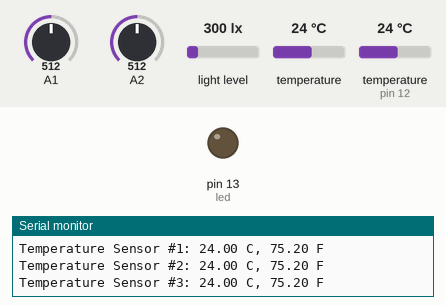
Simulated run of this sketch. Board: Arduino Uno, built with avr-gcc and run on an emulated ATmega328P. Parts: output pins drawn as LEDs (lit = HIGH), the last lines printed to the serial monitor. Wiring (inferred from the names in the program): TSL2561 light sensor at I2C address 0x39; TMP102 temperature sensor at I2C address 0x48; TMP102 temperature sensor at I2C address 0x49. The test bench sets the inputs (shaded band); at power-on: A1 = 512, A2 = 512, light level 300 lx, temperature 24 °C, temperature (sensor on pin 12) 24 °C. The local clock reads 2024-03-15 10:24:30 at power-on unless the sketch sets it.

Above: at 0.4 s.
At 13.1 s:
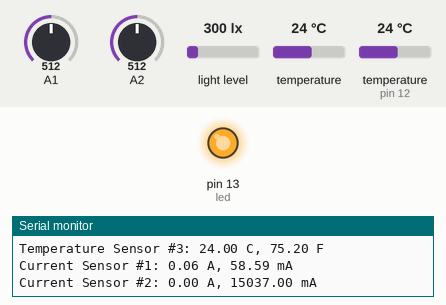
Timing chart, 0 to 14.2 s (numbered marks = the images above):
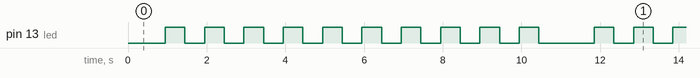

Measured:
- by itself, pin 13 (led): repeats every 10.9 s: 9 × (LOW 0.50 s, HIGH 0.50 s), LOW 1.4 s, HIGH 0.50 s
- by itself, everything shown: repeats every 10.9 s, in 20 steps

The sketch:

Mega20130113.ino
```cpp
/*BUILT-IN HEADERS*/
#include <Wire.h> //I2C communication
#include <SoftwareSerial.h> //Serial communication

/*CUSTOM HEADERS*/
#include "RTClib.h" //Digital Clock
#include "TSL2561.h" //Luminosity Sensor
#include "OneWire.h" //1-Wire library for DS18S20 Temperture Sensor

/*GLOBAL VARIABLES*/
float value_amplifier1 = 30.00/512.00; //Coefficient for current convertion (ACS714)
float value_amplifier2 = 30.00/1024.00; //Coefficient for current convertion (ACS715)
int currentSensor1 = A1; //Current Senser (ACS714): Analog Input A1
int currentSensor2 = A2; //Current Sensor (ACS715): Analog Input A2
int tmp102Address1 = 72; //Temperture Sensor(TMP102): ADD0 connected to NOTHING
int tmp102Address2 = 73; //Temperture Sensor(TMP102): ADD0 connected to VCC
int DS18S20_Pin = 12; //DS18S20 Signal Pin on digital 13
int led = 13; //LED indicator light

/*Devices I/O*/
RTC_DS1307 RTC; //Digital clock
TSL2561 tsl(TSL2561_ADDR_FLOAT);  //Luminosity sensor
SoftwareSerial serial(19,18); //19=RX1, 18=TX1 - CURRENT DEVICE: SDCard
OneWire ds(DS18S20_Pin);  //DS18S20 OwnWire Temperture Sensor #1

/*SETUP: Run these commands only once*/
void setup(){

  analogReference(DEFAULT); //Set analog reference voltage as 5V
  Serial.begin(9600); //Begin serial communication
  Wire.begin(); //Begin i2c communication
  RTC.begin(); //Begin communication with the Digital xlock
  tsl.begin(); //Begin communication with the Luminosity sensor
  pinMode(led, OUTPUT); //Set pin 13 as digital output for the LED

  if (! RTC.isrunning()){ //Report if the Digital xlock is not detected
    serial.println("The RTC module is not detected.");
  }

  if (! tsl.begin()){ //Report if the Luminsity sensor is not detected
    Serial.println("The Luminsity sensor is not detected.");
  }

  //Setting for the Luminosity sensor
  tsl.setGain(TSL2561_GAIN_0X); //Gain = 0x
  tsl.setTiming(TSL2561_INTEGRATIONTIME_13MS); //Integration time = 13ms

  //Date & Time adjustment command line:
  //RTC.adjust(DateTime(__DATE__, __TIME__));
}

/*LOOP: Run this loop until power is disconnected from the Arduino*/
void loop(){

  printDate(); //Date and Time (from Digital Clock)

  uint32_t lum = tsl.getFullLuminosity(); //Call the function to get reading
  uint16_t ir, full;
  ir = lum >> 16;
  full = lum & 0xFFFF; //Unit conversion
  Serial.print("Full Spectrum: ");
  Serial.print(full);
  Serial.print("\t");
  Serial.print("Visible Light: ");
  Serial.print(full - ir);
  Serial.print("\t");
  Serial.print("Infrared: ");
  Serial.print(ir);
  Serial.print("\t");
  Serial.print("Lux: ");
  Serial.println(tsl.calculateLux(full, ir));

  float celsius1 = getTemperature102(tmp102Address1); //Temperature Sensor (TMP102)
  Serial.print("Temperature Sensor #1: ");
  Serial.print(celsius1);
  Serial.print(" C, ");
  float fahrenheit1 = (1.8 * celsius1) + 32; //Convertion from C to F
  Serial.print(fahrenheit1);
  Serial.println(" F");

  float celsius2 = getTemperature102(tmp102Address2); //Temperature Sensor (TMP102)
  Serial.print("Temperature Sensor #2: ");
  Serial.print(celsius2);
  Serial.print(" C, ");
  float fahrenheit2 = (1.8 * celsius2) + 32; //Convertion from C to F
  Serial.print(fahrenheit2);
  Serial.println(" F");

  float celsius3 = getTemperatureDS18S20();
  Serial.print("Temperature Sensor #3: ");
  Serial.print(celsius3);
  Serial.print(" C, ");
  float fahrenheit3 = (1.8 * celsius3) + 32; //Convertion from C to F
  Serial.print(fahrenheit3);
  Serial.println(" F");

  float value1 = getCurrent714(currentSensor1); //Obtain digital representation of current value
  float calibrated_value1 = map((long)value1, -512, 512, -511, 513); //Calibration specificly for sensor #1 only
  float current1 = calibrated_value1*value_amplifier1; //Convert digital value to real current
  Serial.print("Current Sensor #1: "); //1st current sensor
  Serial.print(current1);
  Serial.print(" A, ");
  float current1_m = current1*1000.00; //Convertion from A to mA
  Serial.print(current1_m);
  Serial.println(" mA");

  float value2 = getCurrent715(currentSensor2); //Obtain digital representation of current value
  float calibrated_value2 = map((long)value2, 0, 1023, 0, 1023); //Calibration specificly for sensor #2 only
  float current2_m = (((long)calibrated_value2 * 5000/1024)-500) * 1000 / 133; //Convert digital value to real current in mA
  float current2 = (float)current2/1000.00; //Convertion from mA to A
  Serial.print("Current Sensor #2: "); //1st current sensor
  Serial.print(current2);
  Serial.print(" A, ");
  Serial.print(current2_m);
  Serial.println(" mA");
  Serial.println(); //New line

  for(int counter=0; counter<10; counter++){
    digitalWrite(led, HIGH); //turn the LED on
    delay(500);  //wait for half a second
    digitalWrite(led, LOW); //turn the LED off
    delay(500); //wait for half a second
  }
}

/*FUNCTION: Digital Clock*/
void printDate(){
  DateTime now = RTC.now();
  //Print the time information in decimal value:
  Serial.print("Date: ");
  Serial.print(now.month(), DEC);
  Serial.print("/");
  Serial.print(now.day(), DEC);
  Serial.print("/");
  Serial.println(now.year(), DEC);
  Serial.print("Time: ");
  Serial.print(now.hour(), DEC);
  Serial.print(":");
  //If time less than 10 mins, print 0:
  if (now.minute() < 10){
    Serial.print("0");
  }
  Serial.print(now.minute(), DEC);
  Serial.print(":");
  // if time less than 10 secs, print 0:
  if (now.second() < 10){
    Serial.print("0");
  }
  Serial.println(now.second(), DEC);
}

/*FUNCTION: Temperature Sensor (TMP102: I2C)*/
float getTemperature102(int tmp102Address){
  Wire.requestFrom(tmp102Address,2);
  byte MSB = Wire.read();
  byte LSB = Wire.read();
  int TemperatureSum = ((MSB << 8) | LSB) >> 4;
  float celsius = TemperatureSum*0.0625;
  return celsius;
}

/*FUNCTION: Temperature Sensor (DS18S20: 1-Wire)*/
float getTemperatureDS18S20(){
  //returns the temperature from one DS18S20 in DEG Celsius
  byte data[12];
  byte addr[8];
  if ( !ds.search(addr)) {
    //no more sensors on chain, reset search
    ds.reset_search();
    return -1000;
  }
  if ( OneWire::crc8( addr, 7) != addr[7]) {
    Serial.println("CRC is not valid!");
    return -1000;
  }
  if ( addr[0] != 0x10 && addr[0] != 0x28) {
    Serial.print("Device is not recognized");
    return -1000;
  }
  ds.reset();
  ds.select(addr);
  ds.write(0x44,1); // start conversion, with parasite power on at the end
  byte present = ds.reset();
  ds.select(addr);
  ds.write(0xBE); // Read Scratchpad
  for (int i = 0; i < 9; i++) { // we need 9 bytes
    data[i] = ds.read();
  }
  ds.reset_search();
  byte MSB = data[1];
  byte LSB = data[0];
  float tempRead = ((MSB << 8) | LSB); //using two's compliment
  float TemperatureSum = tempRead / 16;
  return TemperatureSum;
}

/*FUNCTION: Current Sensor (ACS714: -/+30A)*/
float getCurrent714(int currentSensor){
  int value_sum1 = 0;
  int value_sum2 = 0;
  int value_sum3 = 0;
  int value_sum4 = 0;
  for(int i=0; i<30; i++){
    int value = analogRead(currentSensor); //Read from the specificed analog input pin
    value_sum1 += value;
    delay(3);
  }
  int value1 = value_sum1/30;
  for(int i=0; i<30; i++){
    int value = analogRead(currentSensor); //Read from the specificed analog input pin
    value_sum2 += value;
    delay(3);
  }
  int value2 = value_sum2/30;
  for(int i=0; i<30; i++){
    int value = analogRead(currentSensor); //Read from the specificed analog input pin
    value_sum3 += value;
    delay(3);
  }
  int value3 = value_sum3/30;
  for(int i=0; i<30; i++){
    int value = analogRead(currentSensor); //Read from the specificed analog input pin
    value_sum4 += value;
    delay(3);
  }
  int value4 = value_sum4/30;
  float value_sum = (value1+value2+value3+value4)*0.25;
  float value_adjusted = map((long)value_sum, 0, 1023, -512, 512); //General mapping for ACS714
  return value_adjusted; //return digital value reading
}

/*FUNCTION: Current Sensor (ACS715: +30A)*/
float getCurrent715(int currentSensor){
  int value_sum1 = 0;
  int value_sum2 = 0;
  int value_sum3 = 0;
  int value_sum4 = 0;
  for(int i=0; i<30; i++){
    int value = analogRead(currentSensor); //Read from the specificed analog input pin
    value_sum1 += value;
    delay(3);
  }
  int value1 = value_sum1/30;
  for(int i=0; i<30; i++){
    int value = analogRead(currentSensor); //Read from the specificed analog input pin
    value_sum2 += value;
    delay(3);
  }
  int value2 = value_sum2/30;
  for(int i=0; i<30; i++){
    int value = analogRead(currentSensor); //Read from the specificed analog input pin
    value_sum3 += value;
    delay(3);
  }
  int value3 = value_sum3/30;
  for(int i=0; i<30; i++){
    int value = analogRead(currentSensor); //Read from the specificed analog input pin
    value_sum4 += value;
    delay(3);
  }
  int value4 = value_sum4/30;
  float value_sum = (value1+value2+value3+value4)*0.25;
  return value_sum; //return digital value reading
}
```

TSL2561.cpp
```cpp
/**************************************************************************/
/*!
    @file     tsl2561.c
    @author   K. Townsend (microBuilder.eu / adafruit.com)

    @section LICENSE

    Software License Agreement (BSD License)

    Copyright (c) 2010, microBuilder SARL, Adafruit Industries
    All rights reserved.

    Redistribution and use in source and binary forms, with or without
    modification, are permitted provided that the following conditions are met:
    1. Redistributions of source code must retain the above copyright
    notice, this list of conditions and the following disclaimer.
    2. Redistributions in binary form must reproduce the above copyright
    notice, this list of conditions and the following disclaimer in the
    documentation and/or other materials provided with the distribution.
    3. Neither the name of the copyright holders nor the
    names of its contributors may be used to endorse or promote products
    derived from this software without specific prior written permission.

    THIS SOFTWARE IS PROVIDED BY THE COPYRIGHT HOLDERS ''AS IS'' AND ANY
    EXPRESS OR IMPLIED WARRANTIES, INCLUDING, BUT NOT LIMITED TO, THE IMPLIED
    WARRANTIES OF MERCHANTABILITY AND FITNESS FOR A PARTICULAR PURPOSE ARE
    DISCLAIMED. IN NO EVENT SHALL THE COPYRIGHT HOLDER BE LIABLE FOR ANY
    DIRECT, INDIRECT, INCIDENTAL, SPECIAL, EXEMPLARY, OR CONSEQUENTIAL DAMAGES
    (INCLUDING, BUT NOT LIMITED TO, PROCUREMENT OF SUBSTITUTE GOODS OR SERVICES;
    LOSS OF USE, DATA, OR PROFITS; OR BUSINESS INTERRUPTION) HOWEVER CAUSED AND
    ON ANY THEORY OF LIABILITY, WHETHER IN CONTRACT, STRICT LIABILITY, OR TORT
    (INCLUDING NEGLIGENCE OR OTHERWISE) ARISING IN ANY WAY OUT OF THE USE OF THIS
    SOFTWARE, EVEN IF ADVISED OF THE POSSIBILITY OF SUCH DAMAGE.
*/
/**************************************************************************/

#include <avr/pgmspace.h>
#include <util/delay.h>
#include <stdlib.h>

#include "TSL2561.h"

TSL2561::TSL2561(uint8_t addr) {
  _addr = addr;
  _initialized = false;
  _integration = TSL2561_INTEGRATIONTIME_13MS;
  _gain = TSL2561_GAIN_16X;

  // we cant do wire initialization till later, because we havent loaded Wire yet
}

boolean TSL2561::begin(void) {
  Wire.begin();

 // Initialise I2C
  Wire.beginTransmission(_addr);
#if ARDUINO >= 100
  Wire.write(TSL2561_REGISTER_ID);
#else
  Wire.send(TSL2561_REGISTER_ID);
#endif
  Wire.endTransmission();
  Wire.requestFrom(_addr, 1);
#if ARDUINO >= 100
  int x = Wire.read();
#else
  int x = Wire.receive();
#endif
  //Serial.print("0x"); Serial.println(x, HEX);
  if (x & 0x0A ) {
    //Serial.println("Found TSL2561");
  } else {
    return false;
  }
  _initialized = true;

  // Set default integration time and gain
  setTiming(_integration);
  setGain(_gain);
  // Note: by default, the device is in power down mode on bootup
  disable();

  return true;
}

void TSL2561::enable(void)
{
  if (!_initialized) begin();

  // Enable the device by setting the control bit to 0x03
  write8(TSL2561_COMMAND_BIT | TSL2561_REGISTER_CONTROL, TSL2561_CONTROL_POWERON);
}

void TSL2561::disable(void)
{
  if (!_initialized) begin();

  // Disable the device by setting the control bit to 0x03
  write8(TSL2561_COMMAND_BIT | TSL2561_REGISTER_CONTROL, TSL2561_CONTROL_POWEROFF);
}


void TSL2561::setGain(tsl2561Gain_t gain) {
  if (!_initialized) begin();

  enable();
  _gain = gain;
  write8(TSL2561_COMMAND_BIT | TSL2561_REGISTER_TIMING, _integration | _gain);
  disable();
}

void TSL2561::setTiming(tsl2561IntegrationTime_t integration)
{
  if (!_initialized) begin();

  enable();
  _integration = integration;
  write8(TSL2561_COMMAND_BIT | TSL2561_REGISTER_TIMING, _integration | _gain);
  disable();
}

uint32_t TSL2561::calculateLux(uint16_t ch0, uint16_t ch1)
{
  unsigned long chScale;
  unsigned long channel1;
  unsigned long channel0;

  switch (_integration)
  {
    case TSL2561_INTEGRATIONTIME_13MS:
      chScale = TSL2561_LUX_CHSCALE_TINT0;
      break;
    case TSL2561_INTEGRATIONTIME_101MS:
      chScale = TSL2561_LUX_CHSCALE_TINT1;
      break;
    default: // No scaling ... integration time = 402ms
      chScale = (1 << TSL2561_LUX_CHSCALE);
      break;
  }

  // Scale for gain (1x or 16x)
  if (!_gain) chScale = chScale << 4;

  // scale the channel values
  channel0 = (ch0 * chScale) >> TSL2561_LUX_CHSCALE;
  channel1 = (ch1 * chScale) >> TSL2561_LUX_CHSCALE;

  // find the ratio of the channel values (Channel1/Channel0)
  unsigned long ratio1 = 0;
  if (channel0 != 0) ratio1 = (channel1 << (TSL2561_LUX_RATIOSCALE+1)) / channel0;

  // round the ratio value
  unsigned long ratio = (ratio1 + 1) >> 1;

  unsigned int b, m;

#ifdef TSL2561_PACKAGE_CS
  if ((ratio >= 0) && (ratio <= TSL2561_LUX_K1C))
    {b=TSL2561_LUX_B1C; m=TSL2561_LUX_M1C;}
  else if (ratio <= TSL2561_LUX_K2C)
    {b=TSL2561_LUX_B2C; m=TSL2561_LUX_M2C;}
  else if (ratio <= TSL2561_LUX_K3C)
    {b=TSL2561_LUX_B3C; m=TSL2561_LUX_M3C;}
  else if (ratio <= TSL2561_LUX_K4C)
    {b=TSL2561_LUX_B4C; m=TSL2561_LUX_M4C;}
  else if (ratio <= TSL2561_LUX_K5C)
    {b=TSL2561_LUX_B5C; m=TSL2561_LUX_M5C;}
  else if (ratio <= TSL2561_LUX_K6C)
    {b=TSL2561_LUX_B6C; m=TSL2561_LUX_M6C;}
  else if (ratio <= TSL2561_LUX_K7C)
    {b=TSL2561_LUX_B7C; m=TSL2561_LUX_M7C;}
  else if (ratio > TSL2561_LUX_K8C)
    {b=TSL2561_LUX_B8C; m=TSL2561_LUX_M8C;}
#else
  if ((ratio >= 0) && (ratio <= TSL2561_LUX_K1T))
    {b=TSL2561_LUX_B1T; m=TSL2561_LUX_M1T;}
  else if (ratio <= TSL2561_LUX_K2T)
    {b=TSL2561_LUX_B2T; m=TSL2561_LUX_M2T;}
  else if (ratio <= TSL2561_LUX_K3T)
    {b=TSL2561_LUX_B3T; m=TSL2561_LUX_M3T;}
  else if (ratio <= TSL2561_LUX_K4T)
    {b=TSL2561_LUX_B4T; m=TSL2561_LUX_M4T;}
  else if (ratio <= TSL2561_LUX_K5T)
    {b=TSL2561_LUX_B5T; m=TSL2561_LUX_M5T;}
  else if (ratio <= TSL2561_LUX_K6T)
    {b=TSL2561_LUX_B6T; m=TSL2561_LUX_M6T;}
  else if (ratio <= TSL2561_LUX_K7T)
    {b=TSL2561_LUX_B7T; m=TSL2561_LUX_M7T;}
  else if (ratio > TSL2561_LUX_K8T)
    {b=TSL2561_LUX_B8T; m=TSL2561_LUX_M8T;}
#endif

  unsigned long temp;
  temp = ((channel0 * b) - (channel1 * m));

  // do not allow negative lux value
  if (temp < 0) temp = 0;

  // round lsb (2^(LUX_SCALE-1))
  temp += (1 << (TSL2561_LUX_LUXSCALE-1));

  // strip off fractional portion
  uint32_t lux = temp >> TSL2561_LUX_LUXSCALE;

  // Signal I2C had no errors
  return lux;
}

uint32_t TSL2561::getFullLuminosity (void)
{
  if (!_initialized) begin();

  // Enable the device by setting the control bit to 0x03
  enable();

  // Wait x ms for ADC to complete
  switch (_integration)
  {
    case TSL2561_INTEGRATIONTIME_13MS:
      delay(14);
      break;
    case TSL2561_INTEGRATIONTIME_101MS:
      delay(102);
      break;
    default:
      delay(400);
      break;
  }

  uint32_t x;
  x = read16(TSL2561_COMMAND_BIT | TSL2561_WORD_BIT | TSL2561_REGISTER_CHAN1_LOW);
  x <<= 16;
  x |= read16(TSL2561_COMMAND_BIT | TSL2561_WORD_BIT | TSL2561_REGISTER_CHAN0_LOW);

  disable();

  return x;
}
uint16_t TSL2561::getLuminosity (uint8_t channel) {

  uint32_t x = getFullLuminosity();

  if (channel == 0) {
    // Reads two byte value from channel 0 (visible + infrared)
    return (x & 0xFFFF);
  } else if (channel == 1) {
    // Reads two byte value from channel 1 (infrared)
    return (x >> 16);
  } else if (channel == 2) {
    // Reads all and subtracts out just the visible!
    return ( (x & 0xFFFF) - (x >> 16));
  }

  // unknown channel!
  return 0;
}


uint16_t TSL2561::read16(uint8_t reg)
{
  uint16_t x; uint16_t t;

  Wire.beginTransmission(_addr);
#if ARDUINO >= 100
  Wire.write(reg);
#else
  Wire.send(reg);
#endif
  Wire.endTransmission();

  Wire.requestFrom(_addr, 2);
#if ARDUINO >= 100
  t = Wire.read();
  x = Wire.read();
#else
  t = Wire.receive();
  x = Wire.receive();
#endif
  x <<= 8;
  x |= t;
  return x;
}


void TSL2561::write8 (uint8_t reg, uint8_t value)
{
  Wire.beginTransmission(_addr);
#if ARDUINO >= 100
  Wire.write(reg);
  Wire.write(value);
#else
  Wire.send(reg);
  Wire.send(value);
#endif
  Wire.endTransmission();
}
```

Source omitted: TSL2561.h (7998 bytes)
